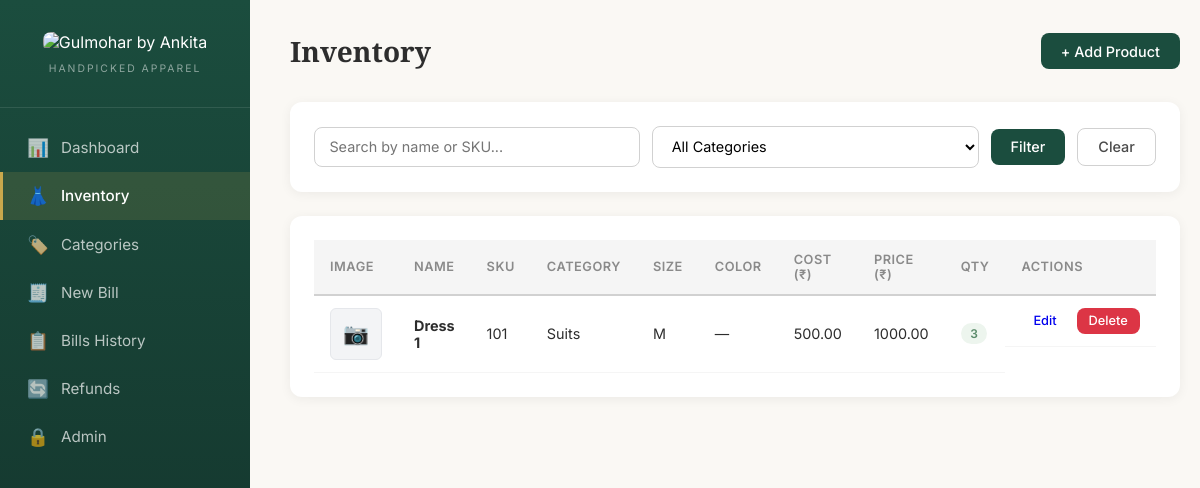
Page /inventory on the committed database.
### tables this page shows
CREATE TABLE products (
            id INTEGER PRIMARY KEY AUTOINCREMENT,
            name TEXT NOT NULL,
            category_id INTEGER,
            sku TEXT UNIQUE,
            size TEXT,
            color TEXT,
            cost_price REAL NOT NULL DEFAULT 0,
            selling_price REAL NOT NULL DEFAULT 0,
            quantity INTEGER NOT NULL DEFAULT 0,
            low_stock_threshold INTEGER NOT NULL DEFAULT 5,
            created_at TEXT DEFAULT (datetime('now','localtime')),
            updated_at TEXT DEFAULT (datetime('now','localtime')), image_filename TEXT,
            FOREIGN KEY (category_id) REFERENCES categories(id)
        );

CREATE TABLE categories (
            id INTEGER PRIMARY KEY AUTOINCREMENT,
            name TEXT NOT NULL UNIQUE
        , sku_code TEXT);

### app.py (the view)
@app.route("/inventory")
def inventory():
    db = get_db()
    search = request.args.get("search", "").strip()
    category_id = request.args.get("category", "")
    query = (
        "SELECT p.*, c.name as category_name FROM products p "
        "LEFT JOIN categories c ON p.category_id = c.id WHERE 1=1"
    )
    params = []
    if search:
        query += " AND (p.name LIKE ? OR p.sku LIKE ?)"
        params += [f"%{search}%", f"%{search}%"]
    if category_id:
        query += " AND p.category_id = ?"
        params.append(category_id)
    query += " ORDER BY p.updated_at DESC"
    products = db.execute(query, params).fetchall()
    categories = db.execute("SELECT * FROM categories ORDER BY name").fetchall()
    return render_template(
        "inventory.html", products=products, categories=categories,
        search=search, selected_category=category_id,
    )

### app.py (called while the page is built)
def get_db():
    if "db" not in g:
        g.db = sqlite3.connect(DATABASE)
        g.db.row_factory = sqlite3.Row
        g.db.execute("PRAGMA foreign_keys = ON")
    return g.db

### templates/inventory.html (shortened to what this page needs)
{% extends "base.html" %}
{% block content %}
<div class="page-header">
    <h2>Inventory</h2>
    <a href="{{ url_for('add_product') }}" class="btn btn-primary">+ Add Product</a>
</div>
<div class="card">
    <form class="filter-bar" method="GET" action="{{ url_for('inventory') }}">
        <input type="text" name="search" placeholder="Search by name or SKU..." value="{{ search }}" class="input">
        <select name="category" class="input">
            <option value="">All Categories</option>
        </select>
        <button type="submit" class="btn btn-primary">Filter</button>
        <a href="{{ url_for('inventory') }}" class="btn btn-outline">Clear</a>
    </form>
</div>
<div class="card">
    <div class="table-wrapper">
        <table>
            <thead>
                <tr>
                    <th>Image</th>
                    <th>Name</th>
                    <th>SKU</th>
                    <th>Category</th>
                    <th>Size</th>
                    <th>Color</th>
                    <th>Cost (₹)</th>
                    <th>Price (₹)</th>
                    <th>Qty</th>
                    <th>Actions</th>
                </tr>
            </thead>
            <tbody>
                {% for p in products %}
                <tr>
                    <td>
                        {% if p.image_filename %}
                        <img src="{{ url_for('static', filename='product_images/' ~ p.image_filename) }}"
                             alt="{{ p.name }}" style="width:52px;height:52px;object-fit:cover;border-radius:6px;border:1px solid #e5e7eb;">
                        {% else %}
                        <div style="width:52px;height:52px;background:#f3f4f6;border-radius:6px;border:1px solid #e5e7eb;display:flex;align-items:center;justify-content:center;color:#9ca3af;font-size:1.3rem;">&#128247;</div>
                        {% endif %}
                    </td>
                    <td><strong>{{ p.name }}</strong></td>
                    <td>{{ p.sku or '—' }}</td>
                    <td>{{ p.category_name or '—' }}</td>
                    <td>{{ p.size or '—' }}</td>
                    <td>{{ p.color or '—' }}</td>
                    <td>{{ "%.2f"|format(p.cost_price) }}</td>
                    <td>{{ "%.2f"|format(p.selling_price) }}</td>
                    <td>
                        {% if p.quantity <= p.low_stock_threshold %}
                        <span class="badge badge-danger">{{ p.quantity }}</span>
                        {% else %}
                        <span class="badge badge-success">{{ p.quantity }}</span>
                        {% endif %}
                    </td>
                    <td class="actions">
                        <a href="{{ url_for('edit_product', product_id=p.id) }}" class="btn btn-sm">Edit</a>
                        <form method="POST" action="{{ url_for('delete_product', product_id=p.id) }}" style="display:inline" onsubmit="return confirm('Delete this product?')">
                            <button type="submit" class="btn btn-sm btn-danger">Delete</button>
                        </form>
                    </td>
                </tr>
                {% else %}
                <tr><td colspan="10" class="empty-state">No products found. Add your first product!</td></tr>
                {% endfor %}
            </tbody>
        </table>
    </div>
</div>
{% endblock %}

### static/style.css (style rules this page uses)
:root { --emerald: #1B4D3E; --emerald-dark: #122F28; --emerald-light: #E8F0EC; --gold: #C9A84C; --gold-light: #FBF5E5; --copper: #C4875C; --copper-light: #FDF0E8; --sage: #5A8A6A; --sage-light: #EDF5EE; --cream: #FAF8F4; --charcoal: #2D2D2D; --gray-700: #4A4A4A; --gray-500: #8A8A8A; --gray-300: #D1D1D1; --gray-100: #F5F5F5; --white: #FFFFFF; --danger: #DC3545; --danger-light: #FDE8EA; --info: #6C7AE0; --info-light: #ECEFFE; --sidebar-width: 250px; --radius: 12px; --shadow: 0 2px 12px rgba(0,0,0,0.06); --shadow-hover: 0 4px 20px rgba(0,0,0,0.1); }
* { margin: 0; padding: 0; box-sizing: border-box; }
body { font-family: 'Inter', -apple-system, BlinkMacSystemFont, sans-serif; background: var(--cream); color: var(--charcoal); display: flex; min-height: 100vh; }
.page-header { display: flex; justify-content: space-between; align-items: center; margin-bottom: 2rem; flex-wrap: wrap; gap: 1rem; }
.page-header h2 { font-family: 'Playfair Display', serif; font-size: 1.75rem; font-weight: 600; color: var(--charcoal); }
.card { background: var(--white); border-radius: var(--radius); padding: 1.5rem; box-shadow: var(--shadow); margin-bottom: 1.5rem; }
.table-wrapper { overflow-x: auto; }
table { width: 100%; border-collapse: collapse; font-size: 0.9rem; }
thead th { background: var(--gray-100); padding: 0.75rem 1rem; text-align: left; font-weight: 600; font-size: 0.8rem; text-transform: uppercase; letter-spacing: 0.5px; color: var(--gray-500); border-bottom: 2px solid var(--gray-300); }
tbody td { padding: 0.75rem 1rem; border-bottom: 1px solid var(--gray-100); vertical-align: middle; }
.actions { white-space: nowrap; display: flex; gap: 0.5rem; }
.badge { display: inline-block; padding: 0.2rem 0.6rem; border-radius: 20px; font-size: 0.75rem; font-weight: 600; }
.badge-success { background: var(--sage-light); color: var(--sage); }
.btn { display: inline-flex; align-items: center; gap: 0.5rem; padding: 0.6rem 1.25rem; border: none; border-radius: 8px; font-size: 0.9rem; font-weight: 500; cursor: pointer; text-decoration: none; transition: all 0.2s; font-family: inherit; }
.btn-primary { background: var(--emerald); color: var(--white); }
.btn-outline { background: transparent; border: 1.5px solid var(--gray-300); color: var(--gray-700); }
.btn-danger { background: var(--danger); color: var(--white); }
.btn-sm { padding: 0.35rem 0.75rem; font-size: 0.8rem; }
.input { padding: 0.65rem 0.9rem; border: 1.5px solid var(--gray-300); border-radius: 8px; font-size: 0.9rem; font-family: inherit; transition: border-color 0.2s; background: var(--white); }
.filter-bar { display: flex; gap: 0.75rem; flex-wrap: wrap; align-items: center; }
.filter-bar .input { flex: 1; min-width: 200px; }

### rows in the picture
products: name "Dress 1", sku "101", name "Suits", size "M", color "—", cost_price "500.00", selling_price "1000.00", quantity "3"
